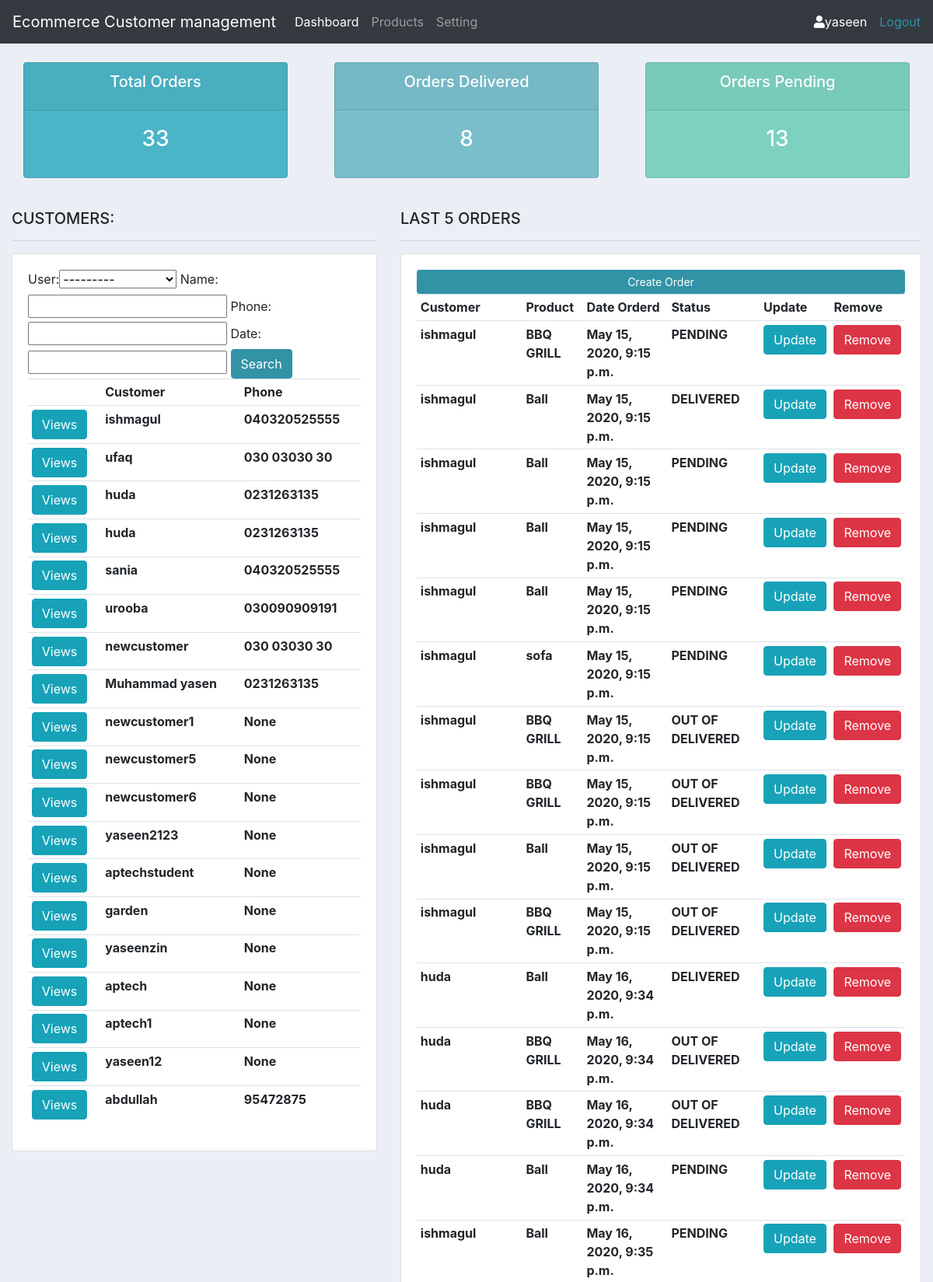
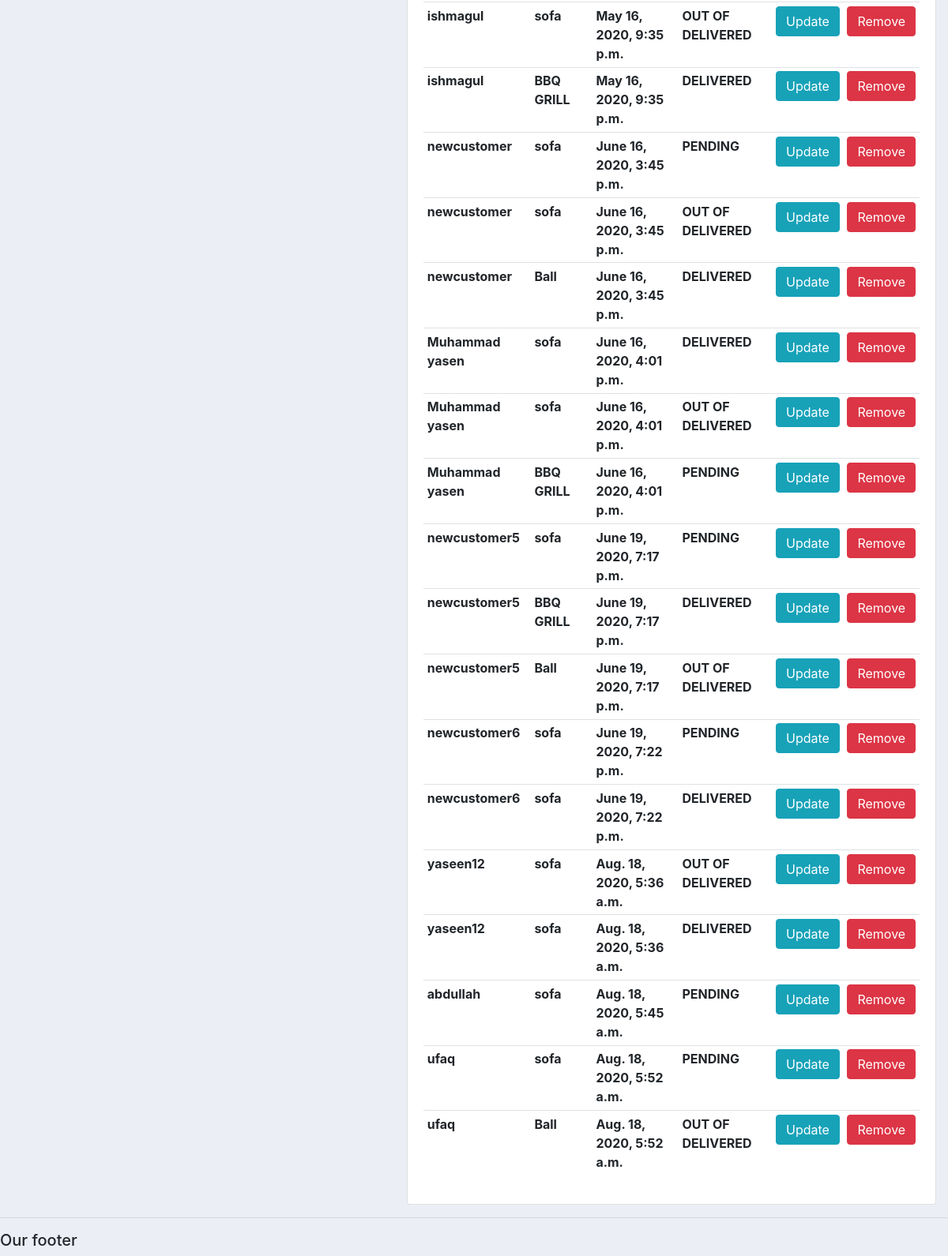
Before: / (signed in) with the older database file (2 pictures, top to bottom).
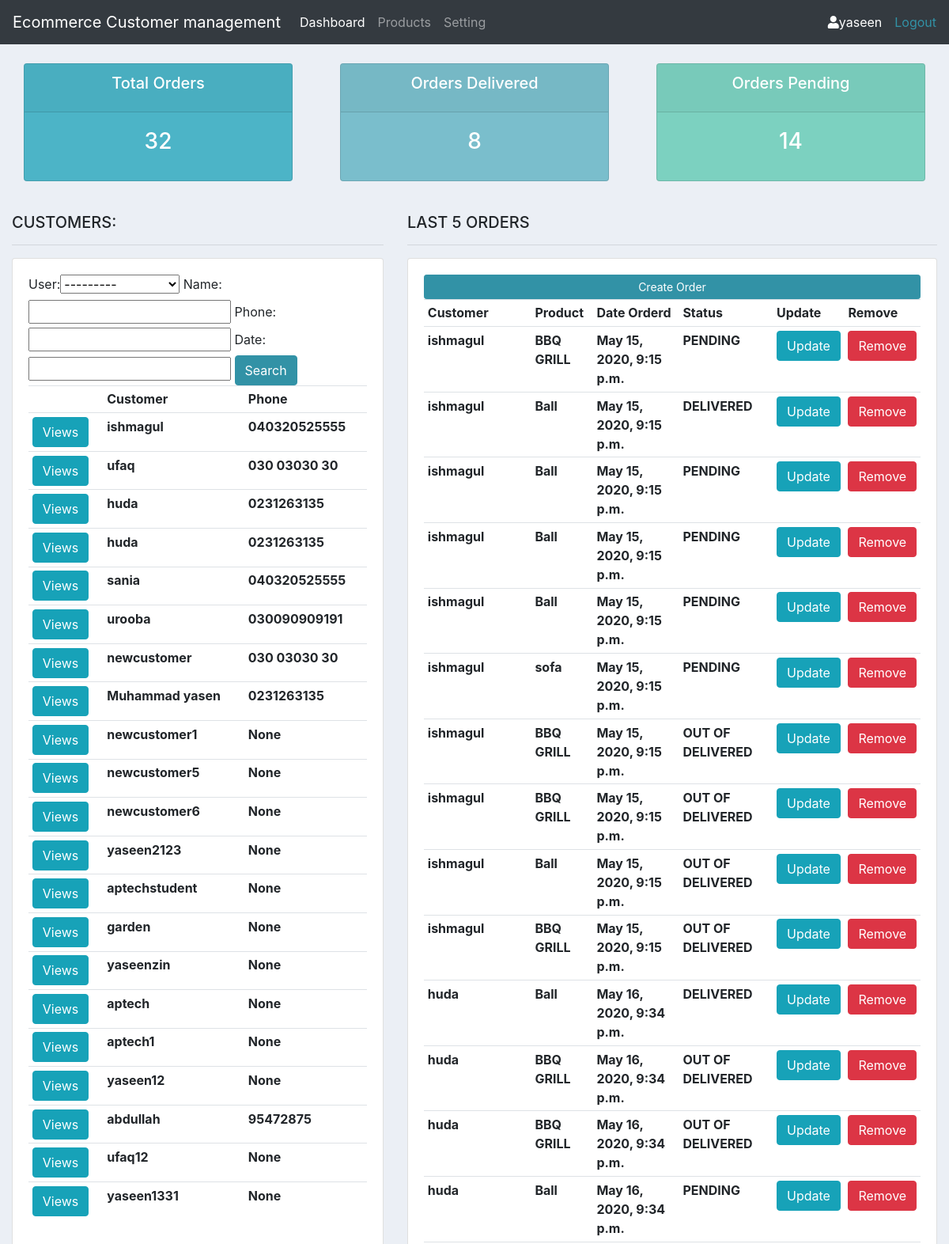
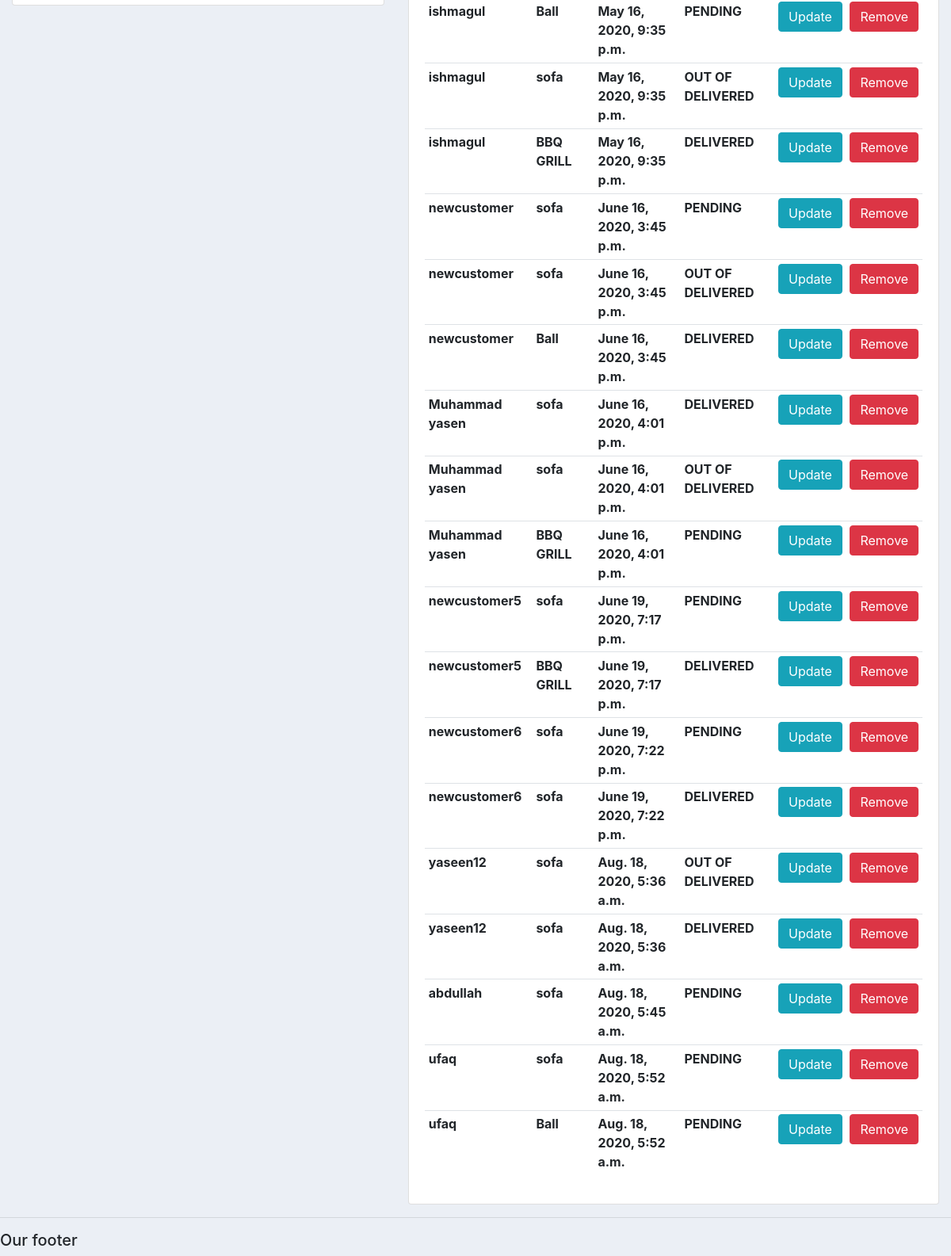
After: the same page with the newer database file (2 pictures, top to bottom).
### content/models.py (models this page shows, shortened)
class Customer(models.Model):
    user=models.OneToOneField(User,null=True,on_delete=models.CASCADE)
    name=models.CharField(max_length=200,null=True)
    email=models.CharField(max_length=200,null=True)
    profilepic=models.ImageField(default='logo.png',null=True,blank=True)
    phone=models.CharField(max_length=200,null=True)
    date = models.DateTimeField(auto_now_add=True,null=True)

class Order(models.Model):
    STATUS={
        ('DELIVERED', 'DELIVERED'),
        ('OUT OF DELIVERED', 'OUT OF DELIVERED'),
        ('PENDING', 'PENDING'),
    }
    customer=models.ForeignKey(Customer,on_delete=models.CASCADE)
    product=models.ForeignKey(Product,on_delete=models.CASCADE)
    status=models.CharField(max_length=200,choices=STATUS)
    date = models.DateTimeField(auto_now_add=True,null=True)

class Product(models.Model):
    CATEGORY={
        ('OUTDOOR','OUTDOOR'),
        ('INDOOR', 'INDOOR'),
    }
    name=models.CharField(max_length=200,null=True)
    category=models.CharField(max_length=200,null=True,choices=CATEGORY)
    tag=models.ManyToManyField(Tag,max_length=200,null=True)
    price=models.CharField(max_length=200,null=True,blank=True)

### content/decoration.py (the view)
    def wrapper_function(request,*args,**kwargs):
        group =None
        if request.user.groups.exists():
            group=request.user.groups.all()[0].name
        if group == 'customer':
            return redirect('user')
        if group == 'admin':
            return view_func(request,*args,**kwargs)

### content/decoration.py (called while the page is built)
def admin_only(view_func):
    def wrapper_function(request,*args,**kwargs):
        group =None
        if request.user.groups.exists():
            group=request.user.groups.all()[0].name
        if group == 'customer':
            return redirect('user')
        if group == 'admin':
            return view_func(request,*args,**kwargs)
    return wrapper_function

### content/views.py (called while the page is built)
@login_required(login_url='login')
@admin_only
def home(request):
    customers=Customer.objects.all()
    orders=Order.objects.all()
    order_count=orders.count()
    Delivered=orders.filter(status ='DELIVERED').count()
    PENDING=orders.filter(status ='PENDING').count()
    customer_filter=CustomerFilter(request.GET,queryset=customers)
    customers=customer_filter.qs
    context={'customers':customers,'orders':orders,'order_count':order_count,'Delivered':Delivered,'PENDING':PENDING,'customer_filter':customer_filter}
    return render (request,'content/dashboard.html',context)

### content/templates/content/dashboard.html
{%  extends 'content/main.html' %}
{% block content %}
{%  include 'content/status.html' %}
<br>
<div class="row">
	<div class="col-md-5">
		<h5>CUSTOMERS:</h5>
		<hr>
		<div class="card card-body">
				<form method="get">
				{{customer_filter.form}}
		    <button class="btn btn-primary" type="submit">Search</button>
			<table class="table table-sm">
				<tr>
					<th></th>
					<th>Customer</th>
					<th>Phone</th>
				</tr>
               {% for customer in customers%}
				<tr>
					<th><a href="{% url 'customer' customer.id %}" class="btn btn-info">Views</a></th>
					<th>{{customer.name}}</th>
					<th>{{customer.phone}}</th>
				</tr>
           {% endfor %}
			</table>
		</div>
	</div>
	<div class="col-md-7">
		<h5>LAST 5 ORDERS</h5>
		<hr>
		<div class="card card-body">
			<a class="btn btn-primary  btn-sm btn-block" href="">Create Order</a>
			<table class="table table-sm">
				<tr>
					<th>Customer</th>
					<th>Product</th>
					<th>Date Orderd</th>
					<th>Status</th>
					<th>Update</th>
					<th>Remove</th>
				</tr>
				{% for order in orders%}
						<tr>
					<th>{{order.customer.name}}</th>
					<th>{{order.product.name}}</th>
					<th>{{order.date}}</th>
					<th>{{order.status}}</th>
							<th><a href="{% url 'updateorder' order.id%}" class="btn btn-info">Update</a></th>
							<th><a href="{% url 'deleteorder' order.id%}" class="btn btn-danger">Remove</a></th>
				</tr>
		{% endfor %}
			</table>
		</div>
	</div>
</div>
{% endblock %}

### content/templates/content/main.html (shortened to what this page needs)
{% load static %}
<!DOCTYPE html>
<html>
<head>
	<link rel="stylesheet" href="https://stackpath.bootstrapcdn.com/bootstrap/4.3.1/css/bootstrap.min.css">
	<link rel="stylesheet" href="https://use.fontawesome.com/releases/v5.6.1/css/all.css">
	<link rel="stylesheet" href="{% static 'css/bootstrap.css' %}">
</head>
<body>
	{%  include 'content/nav.html' %}
	<div class="container-fluid">
	{% block content %}
	{% endblock %}
    </div>
	<hr>
	<h5>Our footer</h5>
</body>
</html>

### content/templates/content/nav.html (shortened to what this page needs)
<nav class="navbar navbar-expand-lg navbar-dark bg-dark">
  <a class="navbar-brand" href="{% url 'home' %}">Ecommerce Customer management</a>
  <div class="collapse navbar-collapse" id="navbarNav">
    <ul class="navbar-nav">
      {% if request.user.is_superuser%}
      <li class="nav-item active">
        <a class="nav-link" href="#">Dashboard</a>
      </li>
      <li class="nav-item">
        <a class="nav-link" href="#">Products</a>
      </li>
      {% endif %}
       <li class="nav-item">
        <a class="nav-link" href="{% url 'setting' %}">Setting</a>
      </li>
    </ul>
  </div>
      <span class="mx-3" style="color:white;"><i class="fas fa-user"></i>{{request.user}}</span>
  <span><a href="{% url 'logout' %}" >Logout</a></span>
</nav>

### content/templates/content/status.html
<br>
<div class="row">
	<div class="col">
		<div class="col-md">
			<div class="card text-center text-white  mb-3" id="total-orders">
			  	<div class="card-header">
			  		<h5 class="card-title">Total Orders</h5>
			  	</div>
			  	<div class="card-body">
			    	<h3 class="card-title">{{order_count}}</h3>
			  	</div>
			</div>
		</div>
	</div>
	<div class="col">
		<div class="col-md">
			<div class="card text-center text-white  mb-3" id="orders-delivered">
			  	<div class="card-header">
			  		<h5 class="card-title">Orders Delivered</h5>
			  	</div>
			  	<div class="card-body">
			    	<h3 class="card-title">{{Delivered}}</h3>
			  	</div>
			</div>
		</div>
	</div>
	<div class="col">
		<div class="col-md">
			<div class="card text-center text-white  mb-3" id="orders-pending">
			  	<div class="card-header">
			  		<h5 class="card-title">Orders Pending</h5>
			  	</div>
			  	<div class="card-body">
			    	<h3 class="card-title">{{PENDING}}</h3>
			  	</div>
			</div>
		</div>
	</div>
</div>

### content/templates/content/main.html (style rules this page uses)
body { background-color: #ebeff5; }
#total-orders { background-color: #4cb4c7; }
#orders-delivered { background-color: #7abecc; }
#orders-pending { background-color: #7CD1C0; }

Changed rows visible on the page:
removed Order: customer.name "newcustomer5", product.name "Ball", date "June 19, 2020, 7:17 p.m.", status "OUT OF DELIVERED"
added Customer: name "ufaq12", phone "None"
added Customer: name "yaseen1331", phone "None"
changed Order (number 32 of 32 on the later page): status "OUT OF DELIVERED" → "PENDING"
Other visible differences:
{{ order_count }}: "33" → "32"
{{ PENDING }}: "13" → "14"
